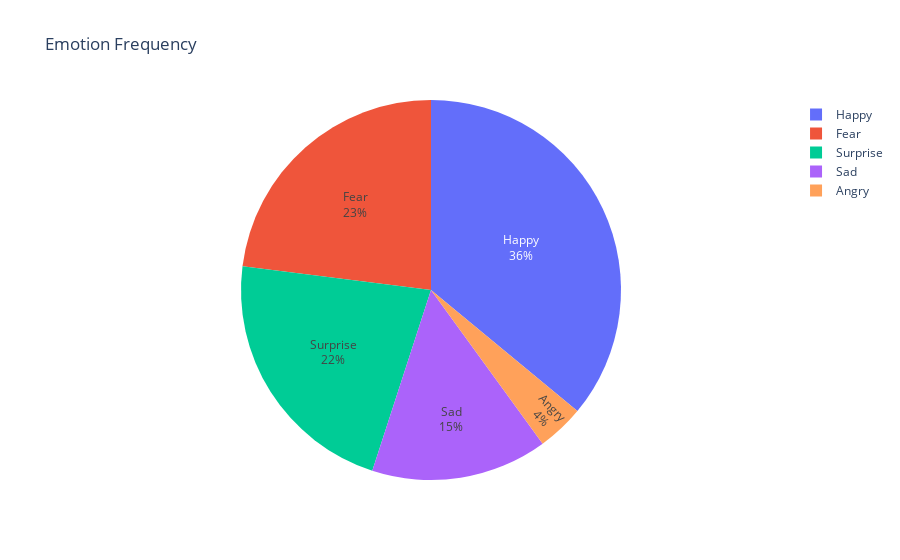

Source (notebook cell):
### Code cell
fig = px.pie(EmotionDF, values = 'Frequency', names='Emotion',
             title='Emotion Frequency',
             hover_data=['Emotion'], labels={'Emotion':'Emotion'})
fig.update_traces(textposition='inside', textinfo='percent+label')
fig.show()

### Figure 1 — Plotly figure (JSON) as saved in the notebook; plotly's stock layout.template omitted (floating-point values rounded to 4 significant figures)
{"data": [{"customdata": [["Happy"], ["Fear"], ["Surprise"], ["Sad"], ["Angry"]], "domain": {"x": [0, 1], "y": [0, 1]}, "hovertemplate": "Emotion=%{customdata[0]}<br>Frequency=%{value}<extra></extra>", "labels": ["Happy", "Fear", "Surprise", "Sad", "Angry"], "legendgroup": "", "name": "", "showlegend": true, "textinfo": "percent+label", "textposition": "inside", "type": "pie", "values": [0.36, 0.23, 0.22, 0.15, 0.04]}], "layout": {"legend": {"tracegroupgap": 0}, "title": {"text": "Emotion Frequency"}}}
